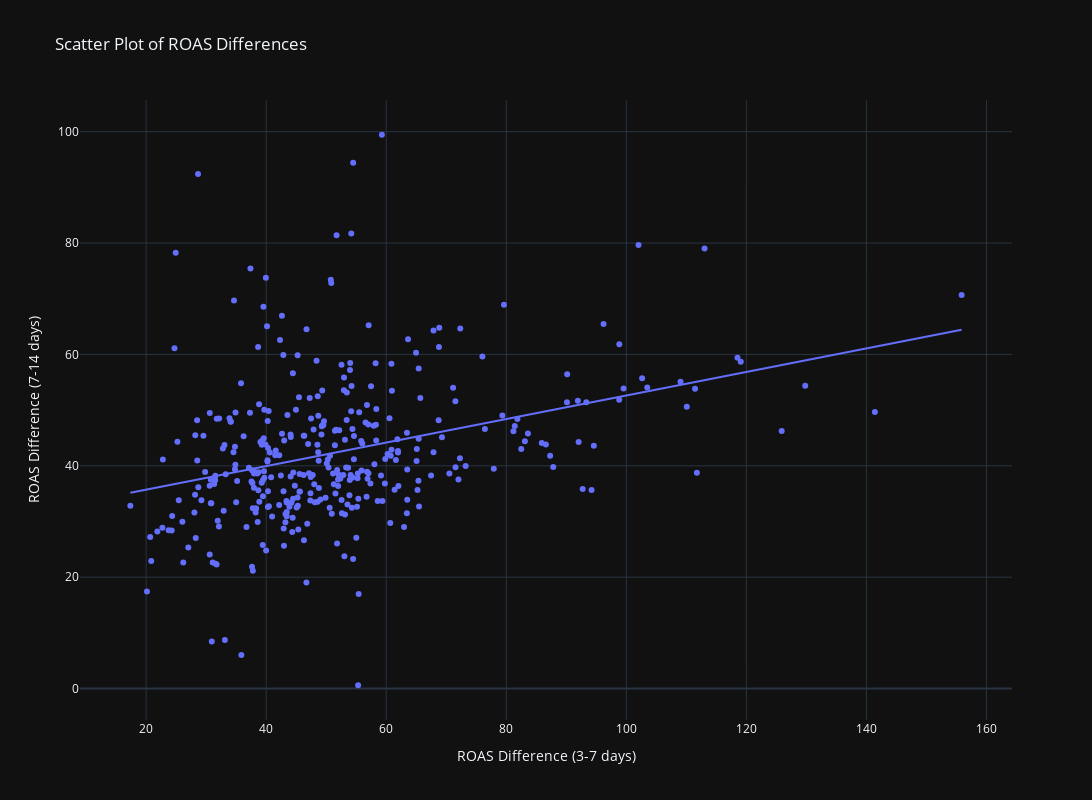

Notebook code for this chart:
### Code cell
percentage_df = pd.DataFrame()
percentage_df['percentage_3_7']  = 100*comparison_df['recycle_worths_3day_rate_to_recycle_worths_7day_rate_percent_increase']
percentage_df['percentage_7_14']  = 100*comparison_df['recycle_worths_7day_rate_to_recycle_worths_14day_rate_percent_increase']
percentage_df['percentage_14_21'] = 100*comparison_df['recycle_worths_14day_rate_to_recycle_worths_21day_rate_percent_increase']
percentage_df['percentage_21_28'] = 100*comparison_df['recycle_worths_21day_rate_to_recycle_worths_28day_rate_percent_increase']

# Create a scatter plot with size and color based on 'installs' and 'channel'
fig = px.scatter(percentage_df, x='percentage_3_7', y='percentage_7_14', title='Scatter Plot of ROAS Differences',
                 labels={'percentage_3_7': 'ROAS % Difference (3-7 days)', 'percentage_7_14': 'ROAS % Difference (7-14 days)'},
                 template='plotly_dark',
                 hover_data=['percentage_3_7', 'percentage_7_14'], 
                 trendline='ols'
                 )

# Customize the layout
fig.update_layout(
    width=1700,
    height=800,
    xaxis=dict(title_text='ROAS Difference (3-7 days)'),
    yaxis=dict(title_text='ROAS Difference (7-14 days)'),
    legend=dict(title='Legend Title'),
    showlegend=True
)

# Show the plot
fig.show()

### Figure 1 — Plotly figure (JSON) as saved in the notebook; plotly's stock layout.template omitted (floating-point values rounded to 4 significant figures; data arrays with more than 128 entries replaced by an {"elided": "..."} marker saying what was removed)
{"data": [{"hovertemplate": "ROAS % Difference (3-7 days)=%{x}<br>ROAS % Difference (7-14 days)=%{y}<extra></extra>", "legendgroup": "", "marker": {"color": "#636efa", "symbol": "circle"}, "mode": "markers", "name": "", "orientation": "v", "showlegend": false, "type": "scatter", "x": {"elided": "359 float values"}, "xaxis": "x", "y": {"elided": "359 float values"}, "yaxis": "y"}, {"hovertemplate": "<b>OLS trendline</b><br>percentage_7_14 = 0.211256 * percentage_3_7 + 31.501<br>R<sup>2</sup>=0.113932<br><br>ROAS % Difference (3-7 days)=%{x}<br>ROAS % Difference (7-14 days)=%{y} <b>(trend)</b><extra></extra>", "legendgroup": "", "marker": {"color": "#636efa", "symbol": "circle"}, "mode": "lines", "name": "", "showlegend": false, "type": "scatter", "x": {"elided": "359 float values"}, "xaxis": "x", "y": {"elided": "359 float values"}, "yaxis": "y"}], "layout": {"height": 800, "legend": {"title": {"text": "Legend Title"}, "tracegroupgap": 0}, "showlegend": true, "title": {"text": "Scatter Plot of ROAS Differences"}, "width": 1700, "xaxis": {"anchor": "y", "domain": [0, 1], "title": {"text": "ROAS Difference (3-7 days)"}}, "yaxis": {"anchor": "x", "domain": [0, 1], "title": {"text": "ROAS Difference (7-14 days)"}}}}
